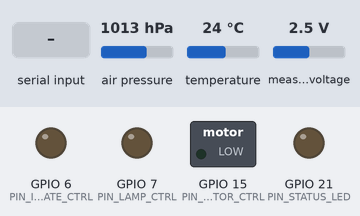
This sketch was run on a simulated ESP32-S3. Parts: switched loads named in the sketch (green lamp = pin HIGH), output pins drawn as LEDs (lit = HIGH). The inputs (shaded band) are chosen by the test bench; at power-on: air pressure 1013 hPa, temperature 24 °C, measured voltage 2.5 V. What the sketch prints to the serial monitor is not drawn.

Above: at 1.2 s.
1.3 s: "TRIGGER_ISOLATION\n" received over Serial
At 2.4 s:
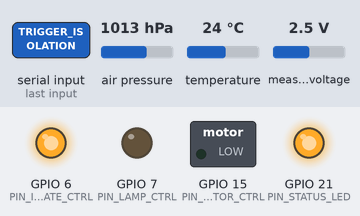
3.3 s: "RESET_ISOLATION\n" received over Serial
At 4.3 s:
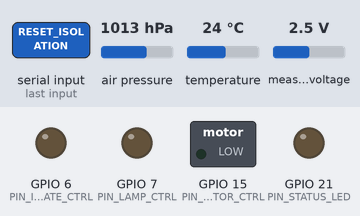
Timing chart, 0 to 6.3 s (numbered marks = the images above; inputs shaded):
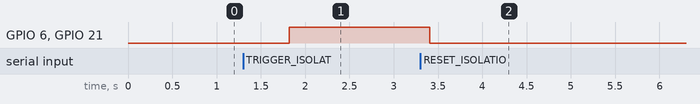

Measured:
- after the input at 1.3 s, GPIO 6 (PIN_ISOLATE_CTRL), GPIO 21 (PIN_STATUS_LED): LOW → HIGH after 0.52 s
- after the input at 3.3 s, GPIO 6 (PIN_ISOLATE_CTRL), GPIO 21 (PIN_STATUS_LED): HIGH → LOW after 0.11 s

The sketch:

mursad_esp32.ino
```cpp
#include <Wire.h>
#include <OneWire.h>
#include <DallasTemperature.h>
#include <Adafruit_BMP280.h>
#include <Adafruit_ADS1X15.h>
#include <HardwareSerial.h>
#include <math.h>

// =========================================================
// 1. تعريف المنافذ (GPIOs) - راجعيها مع المخطط الفعلي
// =========================================================
static const int PIN_STATUS_LED    = 21;   // GPIO_LED_STATUS في المخطط
static const int PIN_BUTTON        = 0;    // زر SW2 / BOOT في المخطط
static const int PIN_PM_RX         = 16;   // PM_RX في المخطط
static const int PIN_PM_TX         = 17;   // PM_TX في المخطط

static const int PIN_I2C_SDA       = 8;    // عدّلي حسب توصيل SDA لـ BMP280 و ADS1115
static const int PIN_I2C_SCL       = 9;    // عدّلي حسب توصيل SCL لـ BMP280 و ADS1115
static const int PIN_ONEWIRE_TEMP  = 4;    // عدّلي حسب توصيل DQ لحساس DS18B20

static const int PIN_ISOLATE_CTRL  = 6;    // خط العزل الهاردويري (Optocoupler / Relay)
static const int PIN_LAMP_CTRL     = 7;    // تحكم حمل اللمبة
static const int PIN_MOTOR_CTRL    = 15;   // تحكم حمل المحرك

// =========================================================
// 2. ثوابت التحقق الفيزيائي والعزل
// =========================================================
static const float MAX_DEVIATION_PCT      = 5.0f;   // عتبة الانحراف ±5%
static const float MAX_TEMP_C             = 65.0f;  // حد الحرارة الأقصى
static const float EXPECTED_Z_LAMP_OHM    = 240.0f; // المعاوقة المتوقعة لحمل اللمبة
static const float EXPECTED_Z_MOTOR_OHM   = 185.0f; // المعاوقة المتوقعة لحمل المحرك
static const unsigned long TELEMETRY_MS   = 250;    // إرسال الحالة كل 250 ms

// =========================================================
// 3. الكائنات وحالة النظام
// =========================================================
OneWire oneWire(PIN_ONEWIRE_TEMP);
DallasTemperature ds18b20(&oneWire);
Adafruit_BMP280 bmp;
Adafruit_ADS1115 ads;
HardwareSerial PowerMeterSerial(1);

bool bmpReady = false;
bool adsReady = false;

bool isIsolated = false;
bool lampState  = false;
bool motorState = false;
String statusReason = "NOMINAL";

float voltageV      = 220.0f;
float currentA      = 0.0f;
float activePowerW  = 0.0f;
float powerFactor   = 0.98f;
float tempC         = 28.0f;
float pressureBar   = 1.01f;

float zActual       = 0.0f;
float zExpected     = 0.0f;
float deviationPct  = 0.0f;

unsigned long lastTelemetryTime = 0;
String serialBuffer = "";

// =========================================================
// 4. دوال العزل والتحكم الفيزيائي
// =========================================================
void triggerIsolation(const String& reason) {
  isIsolated = true;
  statusReason = reason;

  // عزل فوري وفصل الأحمال
  digitalWrite(PIN_ISOLATE_CTRL, HIGH);
  digitalWrite(PIN_LAMP_CTRL, LOW);
  digitalWrite(PIN_MOTOR_CTRL, LOW);
  lampState = false;
  motorState = false;

  digitalWrite(PIN_STATUS_LED, HIGH);
}

void resetIsolation() {
  isIsolated = false;
  statusReason = "NOMINAL";
  deviationPct = 0.0f;

  digitalWrite(PIN_ISOLATE_CTRL, LOW);
  digitalWrite(PIN_STATUS_LED, LOW);
}

void setLamp(bool enable) {
  if (isIsolated && enable) {
    statusReason = "BLOCKED_BY_ISOLATION";
    return;
  }
  lampState = enable;
  digitalWrite(PIN_LAMP_CTRL, lampState ? HIGH : LOW);
}

void setMotor(bool enable) {
  if (isIsolated && enable) {
    statusReason = "BLOCKED_BY_ISOLATION";
    return;
  }
  motorState = enable;
  digitalWrite(PIN_MOTOR_CTRL, motorState ? HIGH : LOW);
}

// =========================================================
// 5. قراءة الحساسات والتحقق عبر التوأم الرقمي
// =========================================================
void readTelemetry() {
  // حساس الحرارة DS18B20
  ds18b20.requestTemperatures();
  float tDs = ds18b20.getTempCByIndex(0);
  if (tDs != DEVICE_DISCONNECTED_C && tDs > -50.0f && tDs < 150.0f) {
    tempC = tDs;
  }

  // حساس الضغط BMP280
  if (bmpReady) {
    float pPa = bmp.readPressure();
    if (!isnan(pPa) && pPa > 100.0f) {
      pressureBar = pPa / 100000.0f;
    }
  }

  // قراءة تناظرية عبر ADS1115 (القناة AIN0)
  if (adsReady) {
    int16_t raw0 = ads.readADC_SingleEnded(0);
    float vAdc = ads.computeVolts(raw0);
    // عدّلي معامل القياس حسب مجس التيار/الإشارة المتصل بـ AIN0
    float iMeas = fabs(vAdc) * 2.0f;
    if (iMeas >= 0.0f && iMeas < 100.0f) {
      currentA = iMeas;
    }
  } else {
    // تقدير مبدئي عند عدم توفر حساس تيار خارجي
    float estI = 0.0f;
    if (lampState)  estI += 0.90f;
    if (motorState) estI += 1.15f;
    currentA = estI;
  }

  activePowerW = voltageV * currentA * powerFactor;
}

float calcExpectedImpedance() {
  if (!lampState && !motorState) return 0.0f;
  if (motorState && !lampState) return EXPECTED_Z_MOTOR_OHM;
  if (lampState && !motorState)  return EXPECTED_Z_LAMP_OHM;

  float invSum = (1.0f / EXPECTED_Z_LAMP_OHM) + (1.0f / EXPECTED_Z_MOTOR_OHM);
  return (invSum > 0.0f) ? (1.0f / invSum) : 0.0f;
}

void runDigitalTwinCheck() {
  zActual   = (currentA > 0.02f) ? (voltageV / currentA) : 0.0f;
  zExpected = calcExpectedImpedance();

  if (zActual > 0.0f && zExpected > 0.0f) {
    deviationPct = (fabs(zActual - zExpected) / zExpected) * 100.0f;
  } else {
    deviationPct = 0.0f;
  }

  if (!isIsolated) {
    if (tempC > MAX_TEMP_C) {
      triggerIsolation("OVER_TEMPERATURE");
    } else if (deviationPct > MAX_DEVIATION_PCT) {
      triggerIsolation("PHYSICAL_DEVIATION_GT_5PCT");
    } else {
      statusReason = "NOMINAL";
    }
  }
}

// =========================================================
// 6. الاتصال التسلسلي (JSON over USB Serial)
// =========================================================
void sendJsonState() {
  String json = "{";
  json += "\"v\":" + String(voltageV, 2) + ",";
  json += "\"i\":" + String(currentA, 2) + ",";
  json += "\"p\":" + String(activePowerW, 2) + ",";
  json += "\"pf\":" + String(powerFactor, 2) + ",";
  json += "\"temp\":" + String(tempC, 2) + ",";
  json += "\"press\":" + String(pressureBar, 3) + ",";
  json += "\"z_actual\":" + String(zActual, 2) + ",";
  json += "\"z_expected\":" + String(zExpected, 2) + ",";
  json += "\"dev_pct\":" + String(deviationPct, 2) + ",";
  json += "\"isolated\":" + String(isIsolated ? "true" : "false") + ",";
  json += "\"lamp\":" + String(lampState ? "true" : "false") + ",";
  json += "\"motor\":" + String(motorState ? "true" : "false") + ",";
  json += "\"reason\":\"" + statusReason + "\"";
  json += "}";

  Serial.println(json);
}

void processCommand(const String& rawLine) {
  String cmd = rawLine;
  cmd.trim();
  if (cmd.length() == 0) return;

  if (cmd.indexOf("TRIGGER_ISOLATION") != -1) {
    triggerIsolation("COMMAND_ISOLATION");
  } else if (cmd.indexOf("RESET_ISOLATION") != -1) {
    resetIsolation();
  } else if (cmd.indexOf("SET_LAMP") != -1) {
    bool val = (cmd.indexOf("true") != -1 || cmd.indexOf(":1") != -1 || cmd.indexOf(" 1") != -1);
    setLamp(val);
  } else if (cmd.indexOf("SET_MOTOR") != -1) {
    bool val = (cmd.indexOf("true") != -1 || cmd.indexOf(":1") != -1 || cmd.indexOf(" 1") != -1);
    setMotor(val);
  }

  sendJsonState();
}

void pollSerial() {
  while (Serial.available() > 0) {
    char ch = (char)Serial.read();
    if (ch == '\n') {
      processCommand(serialBuffer);
      serialBuffer = "";
    } else if (ch != '\r') {
      serialBuffer += ch;
    }
  }
}

// =========================================================
// 7. Setup & Loop
// =========================================================
void setup() {
  Serial.begin(115200);
  PowerMeterSerial.begin(9600, SERIAL_8N1, PIN_PM_RX, PIN_PM_TX);

  pinMode(PIN_STATUS_LED, OUTPUT);
  pinMode(PIN_BUTTON, INPUT_PULLUP);
  pinMode(PIN_ISOLATE_CTRL, OUTPUT);
  pinMode(PIN_LAMP_CTRL, OUTPUT);
  pinMode(PIN_MOTOR_CTRL, OUTPUT);

  digitalWrite(PIN_STATUS_LED, LOW);
  digitalWrite(PIN_ISOLATE_CTRL, LOW);
  digitalWrite(PIN_LAMP_CTRL, LOW);
  digitalWrite(PIN_MOTOR_CTRL, LOW);

  Wire.begin(PIN_I2C_SDA, PIN_I2C_SCL);
  ds18b20.begin();

  bmpReady = bmp.begin(0x76) || bmp.begin(0x77);
  adsReady = ads.begin();
  if (adsReady) {
    ads.setGain(GAIN_ONE);
  }
}

void loop() {
  pollSerial();

  if (digitalRead(PIN_BUTTON) == LOW && isIsolated) {
    delay(50);
    if (digitalRead(PIN_BUTTON) == LOW) {
      resetIsolation();
    }
  }

  unsigned long now = millis();
  if (now - lastTelemetryTime >= TELEMETRY_MS) {
    lastTelemetryTime = now;
    readTelemetry();
    runDigitalTwinCheck();
    sendJsonState();
  }
}
```
